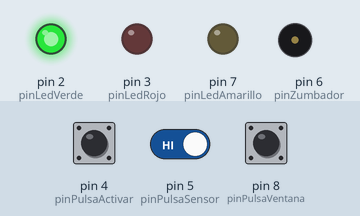
The sketch below on a simulated Arduino Uno, built with avr-gcc and run on an emulated ATmega328P. Shown: output pins drawn as LEDs (lit = HIGH), buzzer (waves = sounding, pin HIGH). Dashed ring = blinking. Inputs (shaded band) come from the test bench; at power-on: pin 4 (pinPulsaActivar) HIGH, pin 5 (pinPulsaSensor) HIGH, pin 8 (pinPulsaVentana) HIGH.

Above: at 1.2 s.
1.3 s: pin 4 (pinPulsaActivar) pulled LOW for 0.15 s
At 2.5 s:
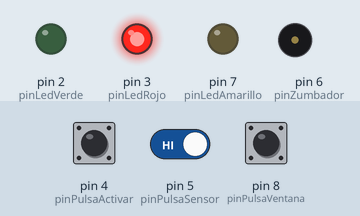
3.3 s: pin 5 (pinPulsaSensor) driven LOW
At 3.7 s:
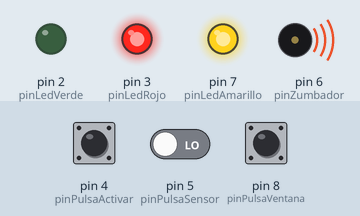
4.8 s: pin 4 (pinPulsaActivar) pulled LOW for 1 s
At 5.55 s:
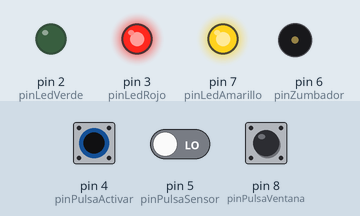
7.8 s: pin 4 (pinPulsaActivar) pulled LOW for 3.2 s
At 12.3 s:
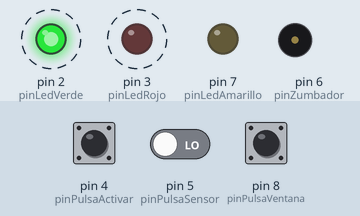
Timing chart, 0 to 13.5 s (numbered marks = the images above; inputs shaded):
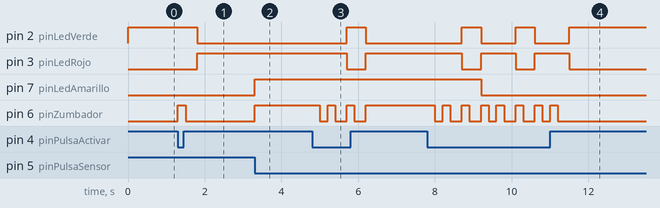

The sketch:

Version_3.ino
```cpp
#define pinLedVerde 2
#define pinLedRojo 3
#define pinLedAmarillo 7
#define pinPulsaActivar 4
#define pinPulsaSensor 5
#define pinZumbador 6
#define pinPulsaVentana 8

#define Desactivada 0
#define Activada 1
#define DisparoPuerta 2
#define DisparoVentana 3

int PulsaActivar = 0;
int PulsaPuerta = 0;
int PulsaVentana = 0;

int Estado = Desactivada;

void setup() {
  pinMode(pinLedVerde, OUTPUT);
  pinMode(pinLedRojo, OUTPUT);
  pinMode(pinLedAmarillo, OUTPUT);
  pinMode(pinPulsaActivar, INPUT_PULLUP);
  pinMode(pinPulsaSensor, INPUT_PULLUP);
  pinMode(pinPulsaVentana, INPUT_PULLUP);
  pinMode(pinZumbador, OUTPUT);
}

void loop() {
  PulsaActivar = digitalRead(pinPulsaActivar);
  PulsaPuerta = digitalRead(pinPulsaSensor);
  PulsaVentana = digitalRead(pinPulsaVentana);

  if (PulsaPuerta == LOW && Estado == Activada) {
    Estado = DisparoPuerta;
  }
  if (PulsaVentana == LOW && Estado == Activada) {
    Estado = DisparoVentana;
  }

  if (PulsaActivar == LOW) { // Si apreto pulsador para activar/desactivar
    if (Estado == Desactivada) { // si la alarma esta desactivada
      Estado = Activada; // activo la alarma

      digitalWrite(pinZumbador, HIGH);
      delay(200);
      digitalWrite(pinZumbador, LOW);
    }
    else { // si no está desactivada
      Estado = Desactivada; // desactivo la alarma

      digitalWrite(pinZumbador, HIGH);
      delay(200);
      digitalWrite(pinZumbador, LOW);
      delay(200);
      digitalWrite(pinZumbador, HIGH);
      delay(200);
      digitalWrite(pinZumbador, LOW);
    }
    delay(300); // delay anti-rebote
  }

  switch (Estado) {
    case Desactivada:
      digitalWrite(pinLedVerde, HIGH);
      digitalWrite(pinLedRojo, LOW);
      break;
    case Activada:
      digitalWrite(pinLedVerde, LOW);
      digitalWrite(pinLedRojo, HIGH);
      digitalWrite(pinLedAmarillo, LOW);
      break;
    case DisparoPuerta:
      digitalWrite(pinZumbador, HIGH);
      digitalWrite(pinLedAmarillo, HIGH);
      break;
    case DisparoVentana:
      digitalWrite(pinZumbador, HIGH);
      digitalWrite(pinLedAmarillo, HIGH);
      break;
  }
}
```

Measured:
- after the input at 1.3 s, pin 2 (pinLedVerde): HIGH → LOW after 0.50 s; pin 3 (pinLedRojo): LOW → HIGH after 0.50 s; pin 6 (pinZumbador): LOW → HIGH at once, → LOW 0.20 s later
- after the input at 3.3 s, pin 7 (pinLedAmarillo), pin 6 (pinZumbador): LOW → HIGH at once
- after the input at 4.8 s, pin 2 (pinLedVerde): LOW → HIGH after 0.90 s, → LOW 0.50 s later; pin 3 (pinLedRojo): HIGH → LOW after 0.90 s, → HIGH 0.50 s later; pin 6 (pinZumbador): HIGH → LOW after 0.20 s, then repeats every 0.50 s: HIGH 0.20 s, LOW 0.30 s, until it stays HIGH from 6.2 s
- after the input at 7.8 s, pin 2 (pinLedVerde): alternates HIGH for 0.50 s and LOW for 0.90 s, 5 changes in all, then stays HIGH, starting after 0.90 s; pin 3 (pinLedRojo): alternates HIGH for 0.90 s and LOW for 0.50 s, 5 changes in all, then stays LOW, starting after 0.90 s
